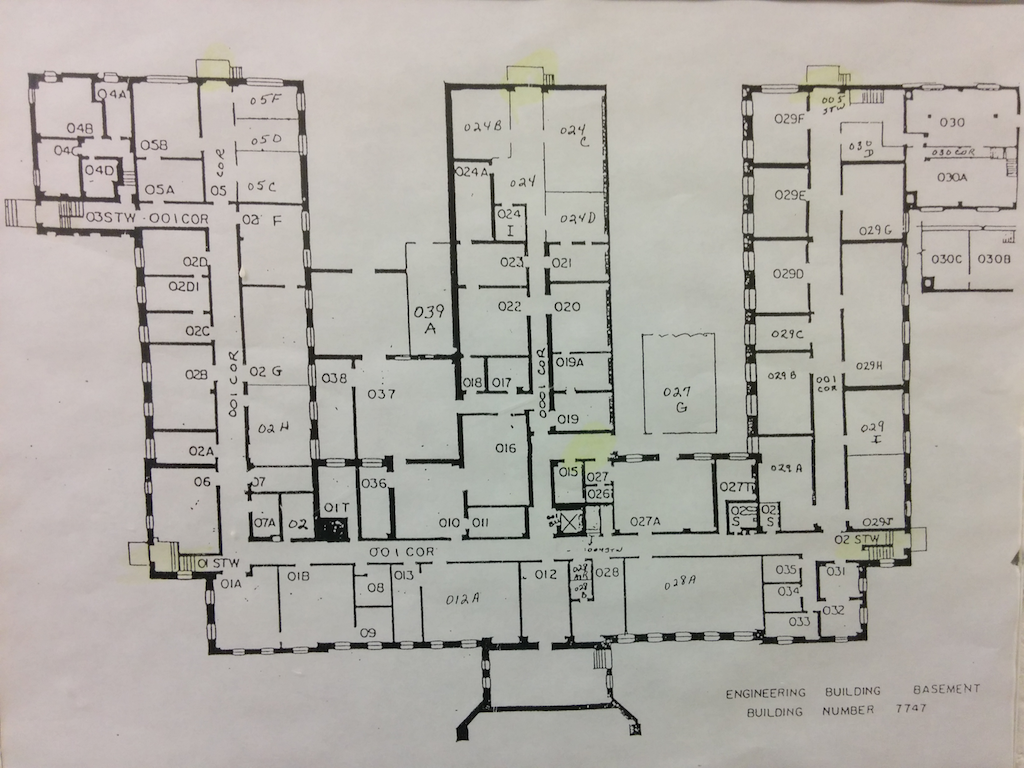
#> input picture xbee_communication/figures/hudson.png, 1024 x 768 px
$ python rx_plot_pose_with_map.py   (Python 2 division)   (older library calls are emulated)
#> lines starting #> are read from the running program, lines starting #| are printed output that depends on the picture
#!/usr/bin/python

import serial

from math import pi as PI
from math import atan2, sin, cos, sqrt

import matplotlib.patches
from matplotlib import pyplot
from scipy.misc import imread

import matplotlib
from matplotlib.patches import Polygon
from matplotlib import cm

import re

def norm(pose1, pose2):
    return sqrt((pose1[0]-pose2[0])**2+(pose1[1]-pose2[1])**2)

def rotate(vec, theta):
    new_x = -vec[0]*sin(theta) - vec[1]*cos(theta)
    new_y = vec[0]*cos(theta) - vec[1]*sin(theta)
    return [new_x, new_y]

def transpose(pose, init_pose, init_pose_in_map):
    dif_pose = [pose[i]-init_pose[i] for i in range(0,3)]
    # reflection in y-axis
    dif_pose[1] = -dif_pose[1]
    dif_pose[2] = -dif_pose[2]
    dif_init_theta = init_pose_in_map[2]+init_pose[2]
    dif_pose_in_map = rotate(dif_pose, dif_init_theta-1.57)
    pose_in_map = [init_pose_in_map[i]+dif_pose_in_map[i] for i in range(0,2)]
    theta_in_map = pose[2]+init_pose_in_map[2]-init_pose[2]
    pose_in_map.append(3.14-atan2(sin(theta_in_map),cos(theta_in_map)))
    return pose_in_map

def transform(car, center, dl):
    new_car = []
    for node in car:
        vec = [node[0]-center[0], node[1]-center[1]]
        [new_x, new_y] = rotate(vec, dl)
        new_car.append([new_x+center[0], new_y+center[1]])
    return new_car

def visualize_jackal(figure, pose, img):
    pyplot.cla()
    fig = figure
    ax = fig.add_subplot(111)
    ax.imshow(img, cmap=cm.Greys_r)
    ax.axis('image')
    if pose:
        meter_to_pixel = 10.6
        xl = pose[0]*meter_to_pixel
        yl = pose[1]*meter_to_pixel
        dl = pose[2]
        ax.plot(xl, yl, 'ro', markersize=10)
        L1 = 0.8*meter_to_pixel
        L2 = 1.6*meter_to_pixel
        car=[(xl-L1,yl-L1), (xl-L1,yl+ L1), (xl, yl+L2), (xl+L1, yl+L1), (xl+L1,yl-L1)]
        polygon2 = Polygon(transform(car, [xl,yl],dl+3.14), fill = True, facecolor='blue', edgecolor='blue', lw=4, zorder=2)
        ax.add_patch(polygon2)
    ax.grid()
    #fig.subplots_adjust(0.003,0.062,0.97,0.94)
    #pyplot.show()
    pyplot.pause(0.01)
    return fig


#==============================
#==============================

ser = serial.Serial('/dev/ttyUSB0', 9600)
map_img='./figures/hudson.png'
img = imread(map_img)
#> img is the input picture: shape (768, 1024, 4); mean R, G, B, A 177.5, 173.8, 167.7, 255

figure = pyplot.figure()
pyplot.ion()
pyplot.draw()

initial_pose = [-2.98, -1.01, 0.74] # in m,m,rad
initial_pose_in_map = [77.6, 41.2, -1.57] # in m,m,rad
figure = visualize_jackal(figure, initial_pose_in_map, img)
#> in visualize_jackal, `pyplot.pause(0.01)`:
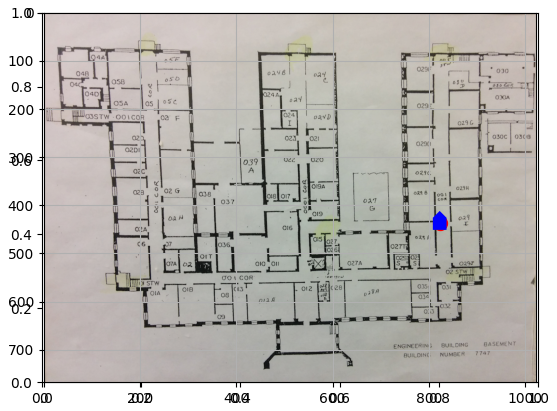
#> figure drawn by matplotlib, 1 panel

ack='\x00\x00\x00\x00\x00\x00\x00\x00'

while True:
    incoming = ser.readline().rstrip()
    print r'%s' %incoming
    #print list(incoming)
    if incoming:
        ser.write('%s' %ack)
#> (the run stopped early here; a loop or call above may not have finished)

$ run again, with xbee_communication/figures/rviz_xbee_map.png copied over xbee_communication/figures/hudson.png
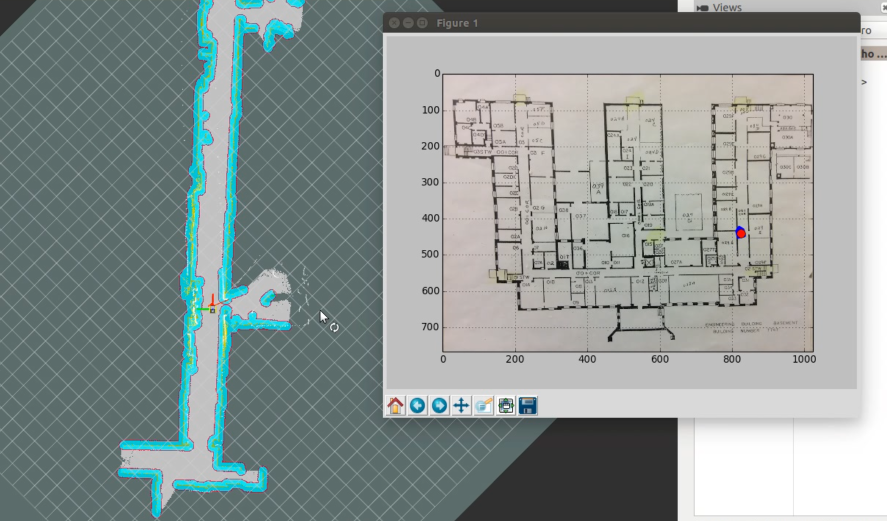
#> input picture xbee_communication/figures/rviz_xbee_map.png, 1774 x 1042 px (shown at 1/2 size)
#> img is the input picture: shape (1042, 1774, 4); mean R, G, B, A 140.6, 150.7, 149, 255
#> in visualize_jackal, `pyplot.pause(0.01)`:
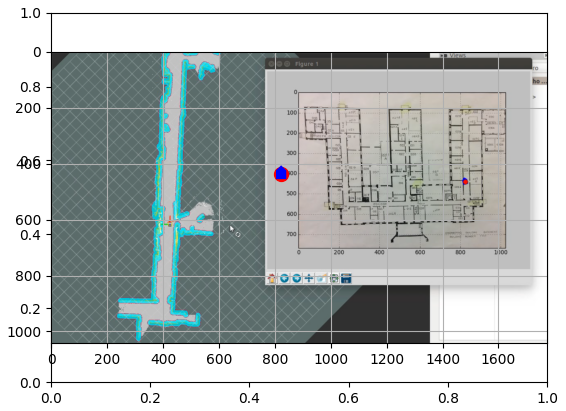
#> figure drawn by matplotlib, 1 panel
